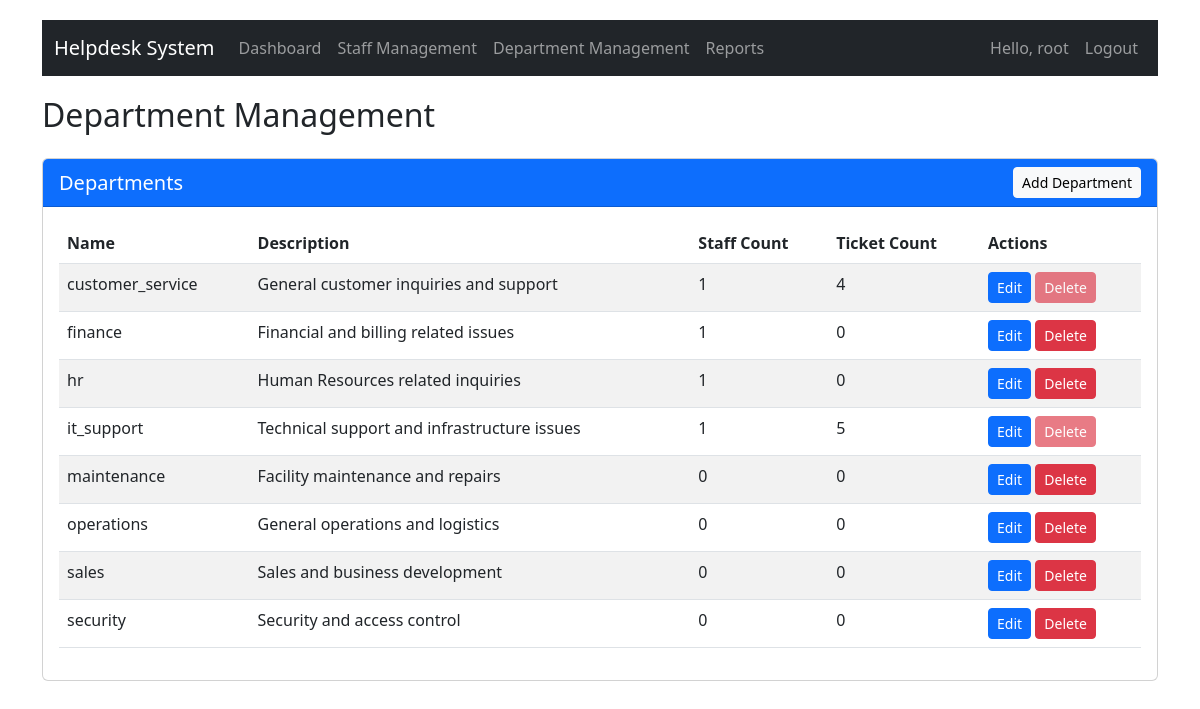
The app's page /departments/ (signed in), older data.
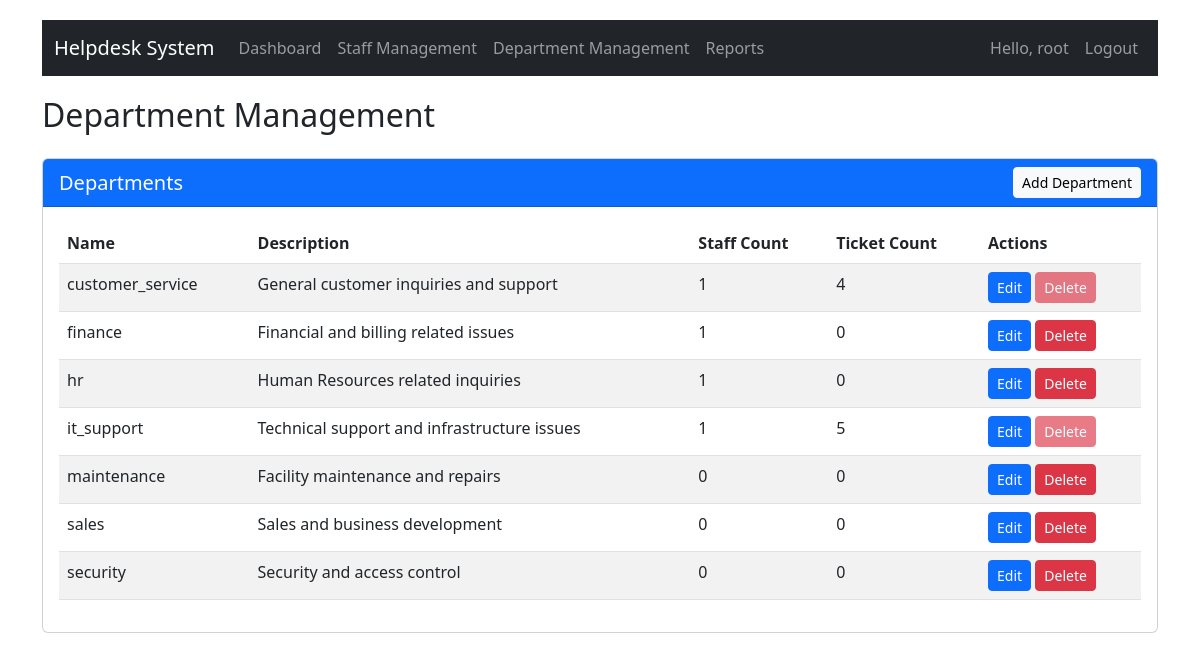
The same page, newer data.
### tickets/models.py (models this page shows)
class Department(models.Model):
    name = models.CharField(max_length=100, unique=True)
    description = models.TextField(blank=True)
    staff = models.ManyToManyField(User, related_name='departments', limit_choices_to={'is_staff': True})
    created_at = models.DateTimeField(auto_now_add=True)
    def __str__(self):
        return self.name

### tickets/views.py (the view)
# urls.py: path('departments/', views.department_list, name='department_list'),
@login_required
@superuser_required
def department_list(request):
    departments = Department.objects.all().order_by('name')
    context = {
        'departments': departments,
    }
    return render(request, 'tickets/departments/department_list.html', context)

### tickets/views.py (called while the page is built)
def superuser_required(function):
    actual_decorator = user_passes_test(lambda u: u.is_superuser)
    return actual_decorator(function)

### tickets/templates/tickets/departments/department_list.html (shortened to what this page needs)
{% extends 'base.html' %}
{% block content %}
<div class="row mb-4">
    <div class="col-12">
        <h2 class="mb-4">Department Management</h2>
        <div class="card">
            <div class="card-header bg-primary text-white d-flex justify-content-between align-items-center">
                <h5 class="card-title mb-0">Departments</h5>
                <a href="{% url 'department_create' %}" class="btn btn-light btn-sm">
                     Add Department
                </a>
            </div>
            <div class="card-body">
                {% if departments %}
                <div class="table-responsive">
                    <table class="table table-striped">
                        <thead>
                            <tr>
                                <th>Name</th>
                                <th>Description</th>
                                <th>Staff Count</th>
                                <th>Ticket Count</th>
                                <th>Actions</th>
                            </tr>
                        </thead>
                        <tbody>
                            {% for department in departments %}
                            <tr>
                                <td>{{ department }}</td>
                                <td>{{ department.description|truncatechars:50|default:"-" }}</td>
                                <td>{{ department.staff.count }}</td>
                                <td>{{ department.tickets.count }}</td>
                                <td>
                                    <a href="{% url 'department_edit' department.id %}" class="btn btn-sm btn-primary">Edit</a>
                                    {% if department.tickets.count == 0 %}
                                    <a href="{% url 'department_delete' department.id %}" class="btn btn-sm btn-danger">Delete</a>
                                    {% else %}
                                    <button type="button" class="btn btn-sm btn-danger" disabled title="Cannot delete department with tickets">Delete</button>
                                    {% endif %}
                                </td>
                            </tr>
                            {% endfor %}
                        </tbody>
                    </table>
                </div>
                {% else %}
                <p class="text-center">No departments found.</p>
                {% endif %}
            </div>
        </div>
    </div>
</div>
{% endblock %}

Row changes from the older to the newer data that the page shows:
removed Department: name "operations", description "General operations and logistics", staff.count "0", tickets.count "0", shows "Delete"
